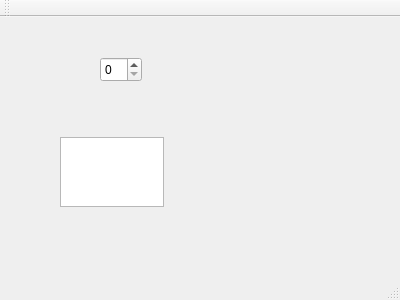
<?xml version="1.0" encoding="UTF-8"?>
<ui version="4.0">
 <class>MainWindow</class>
 <widget class="QMainWindow" name="MainWindow">
  <property name="geometry">
   <rect>
    <x>0</x>
    <y>0</y>
    <width>400</width>
    <height>300</height>
   </rect>
  </property>
  <property name="windowTitle">
   <string>MainWindow</string>
  </property>
  <widget class="QWidget" name="centralWidget">
   <widget class="QTextEdit" name="textEdit">
    <property name="geometry">
     <rect>
      <x>60</x>
      <y>120</y>
      <width>104</width>
      <height>70</height>
     </rect>
    </property>
   </widget>
   <widget class="QSpinBox" name="spinBox">
    <property name="geometry">
     <rect>
      <x>100</x>
      <y>40</y>
      <width>42</width>
      <height>25</height>
     </rect>
    </property>
   </widget>
  </widget>
  <widget class="QMenuBar" name="menuBar">
   <property name="geometry">
    <rect>
     <x>0</x>
     <y>0</y>
     <width>400</width>
     <height>22</height>
    </rect>
   </property>
  </widget>
  <widget class="QToolBar" name="mainToolBar">
   <attribute name="toolBarArea">
    <enum>TopToolBarArea</enum>
   </attribute>
   <attribute name="toolBarBreak">
    <bool>false</bool>
   </attribute>
  </widget>
  <widget class="QStatusBar" name="statusBar"/>
 </widget>
 <layoutdefault spacing="6" margin="11"/>
 <resources/>
 <connections/>
</ui>
